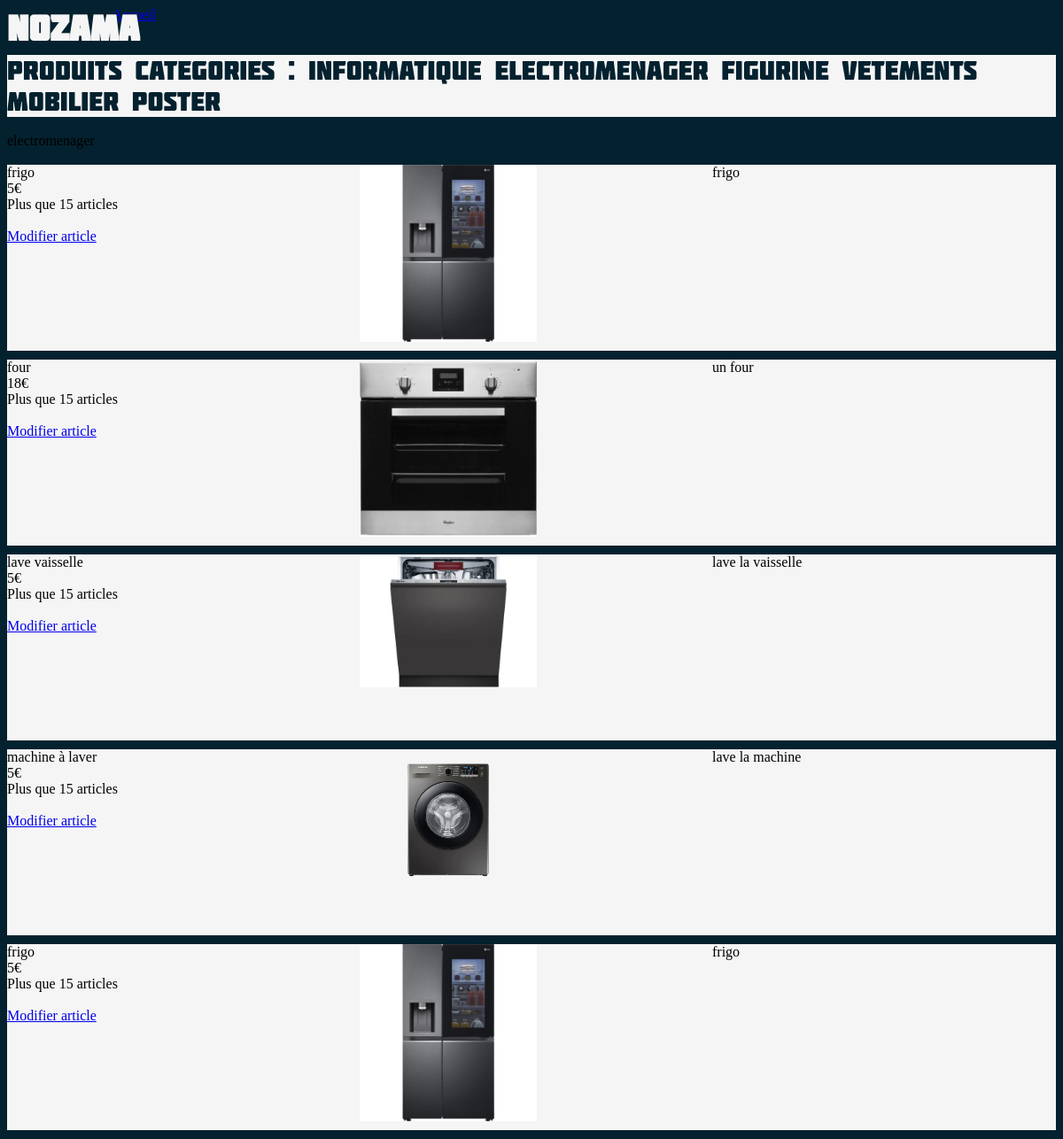
/produits.php?c=electromenager, run on the app's committed database.
### tables this page shows
CREATE TABLE Articles(
    idArticle INT AUTO_INCREMENT PRIMARY KEY,
    nomArticle VARCHAR(128) NOT NULL,
    descriptif TEXT NOT NULL,
    prix FLOAT NOT NULL,
    img VARCHAR(255),
    idVendeur INT,
    stock INT,
    categorie ENUM('informatique', 'electromenager', 'figurine', 'vetement', 'mobilier', 'poster'),
    FOREIGN KEY (idVendeur) REFERENCES Membres(idMembre) 
    );

### produits.php (the view, shortened to what this page needs)
<?php
    require_once 'config.php';
    $host = "http://localhost:8000/";
    $categorie = $_GET['c'];
			$requete = "SELECT idArticle, nomArticle, descriptif, prix, img, stock FROM Articles where categorie='$categorie'";
		    $resultat = $connexion->prepare($requete);
		    $resultat->execute();
?>
<!DOCTYPE html>
<html>
    <head>
        <link rel="stylesheet" type="text/css" href="<?=$host?>css/categories.css">
    </head>
    <body>
        <div class="logo" onclick="goHomepage()"><strong>NOZAMA</strong> </div>
            <a id = 'accueil' href="index.php">Accueil</a>
            <br>
            <br>
            <br>
            <div id = "categories">
            	 Produits
            Categories :
            <a class ="c" href =http://localhost:8000/produits.php?c=informatique>Informatique</a>
            <a class ="c" href = http://localhost:8000/produits.php?c=electromenager>Electromenager</a>
            <a class ="c"  href = http://localhost:8000/produits.php?c=figurine>figurine</a>
            <a class ="c" href = http://localhost:8000/produits.php?c=vetements>Vetements</a>
            <a class ="c" href = http://localhost:8000/produits.php?c=mobilier>Mobilier</a>
            <a class ="c" href = http://localhost:8000/produits.php?c=poster>Poster</a>
            </div>
            <br>
            <div class="texte">
             <?php
            	echo $categorie ;
                 echo "<br>";
                 ?>
                 </div>
             <?php
			 echo "<br>";
            while($ligne = $resultat->fetch()) {
               $image = "photos/".$ligne['img'];
                echo "<div class = 'affiche'>";
                echo "<div class = 'box1'>";
                echo $ligne['nomArticle'];
                echo "<br>";
                echo $ligne['prix']."€";
                echo "<br>";
                echo "Plus que ".$ligne['stock']." articles";
                echo "<br>";
                echo "<br>";
                echo "<a href='produit.php?id=".$ligne['idArticle'].">< button id='ajouter' > Modifier article </button></a>";
                echo "</div>";
                echo "<div class = 'box2'>";
                echo "<img src='$image' class='image' alt='$image' />";
                echo "</div>";
                echo "<div class = 'box3'>";
                echo $ligne['descriptif'];
                echo "</div>";
                echo "</div>";
            }
            ?>
    </body>
</html>

### css/categories.css (style rules this page uses)
.logo { width:10%; font-family: "Molot"; font-size: 40px; float:left; align-content: space-between; position: relative; color: whitesmoke; }
#categories { font-size: 30px; background-color: whitesmoke; font-family: "Molot"; color: #04212f; align-content: space-between; }
.c { color: #04212f; text-decoration: none; }
.image { max-width: 200px; max-height : 200px; position: absolute; }
body { background-color: #04212f; }
.affiche { background-color: whitesmoke; margin-bottom: 10px; }
.affiche { display: grid; grid-template-columns: 1fr 1fr 1fr; grid-template-rows: 100px 100px; grid-gap: 10px; }
.box2 { grid-column: 2 / 4; grid-row: 1; }
.box1 { grid-column: 1; grid-row: 1 / 3; }
.box3 { grid-column: 3; grid-row: 1; }

### data on the page
articles: nomArticle "frigo", prix "5", stock "15", img (picture), descriptif "frigo"
articles: nomArticle "four", prix "18", stock "15", img (picture), descriptif "un four"
articles: nomArticle "lave vaisselle", prix "5", stock "15", img (picture), descriptif "lave la vaisselle"
articles: nomArticle "machine à laver", prix "5", stock "15", img (picture), descriptif "lave la machine"
articles: nomArticle "frigo", prix "5", stock "15", img (picture), descriptif "frigo"

### other printed values
$categorie "electromenager"
